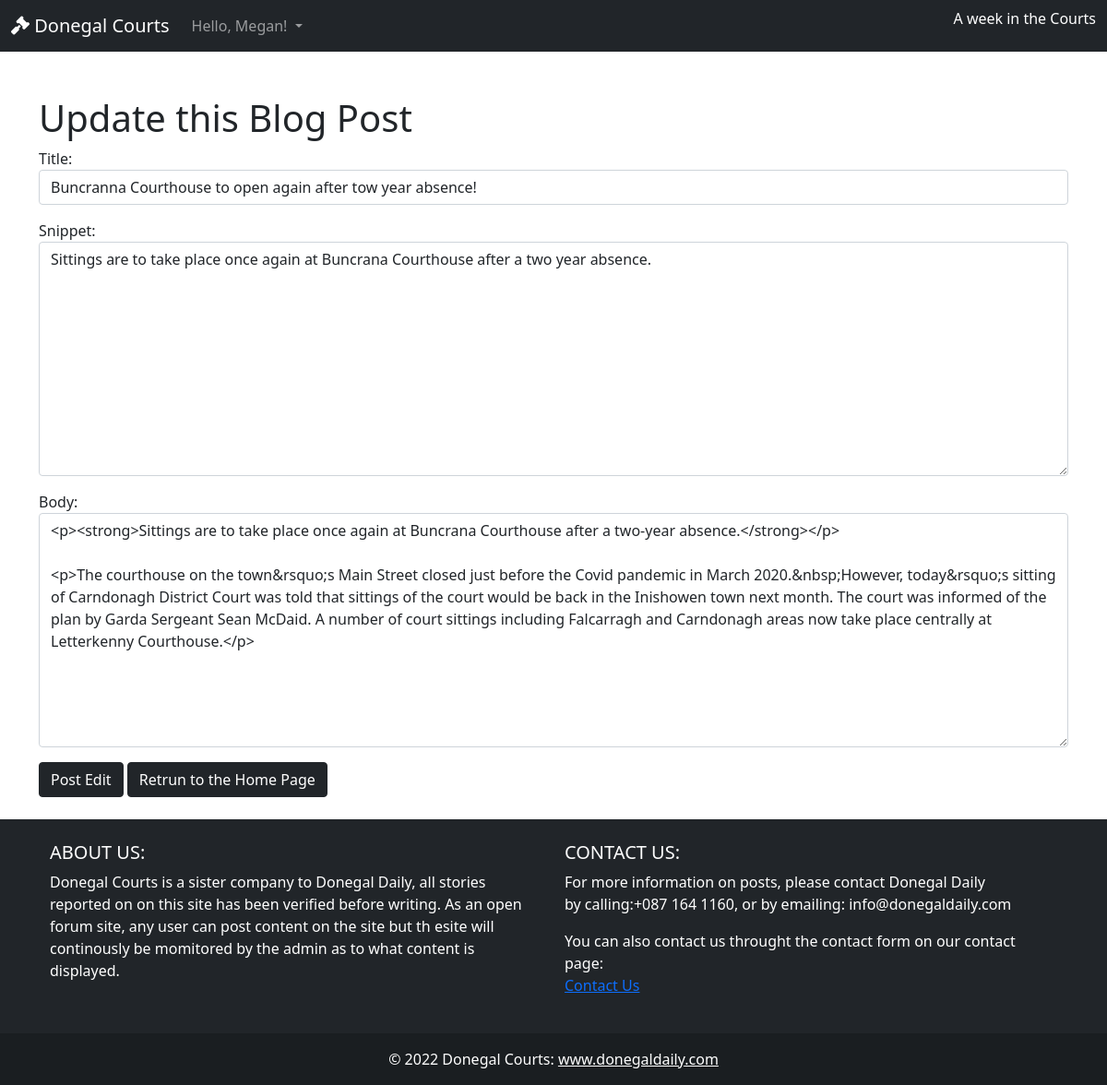
Screenshot of /article/edit/3 (signed in) with the database file from the repository.
### blog/models.py (models this page shows, shortened)
class Post(models.Model):
    title = models.CharField(max_length=255, unique=True)
    title_tag = models.CharField(max_length=200)
    featured_image = CloudinaryField('image', default='placeholder')
    snippet = models.CharField(max_length=255)
    author = models.ForeignKey(User, on_delete=models.CASCADE)
    category = models.CharField(max_length=255, null=True)
    body = models.CharField(max_length=2550, blank=True, null=True)
    post_date = models.DateField(auto_now_add=True)
    likes = models.ManyToManyField(User, related_name='blog_posts')
    class Meta:
        ordering = ['post_date']

### blog/views.py (the view)
# urls.py: path('article/edit/<int:pk>', UpdatePostView.as_view(), name='update-post'),
class UpdatePostView(UpdateView):
    model = Post
    form_class = EditForm
    template_name = 'update_post.html'

### blog/forms.py
class EditForm(forms.ModelForm):
    class Meta:
        model = Post
        fields = ('title', 'snippet', 'body')
        widgets = {
            'title': forms.TextInput(attrs={'class': 'form-control',
                                            'placeholder':
                                            'This is the Title Input'}),
            'snippet': forms.Textarea(attrs={'class': 'form-control'}),
            'body': forms.Textarea(attrs={'class': 'form-control',
                                          'placeholder':
                                          'This is the Body Text Input'})
        }

### templates/update_post.html (shortened to what this page needs)
{% extends 'base.html' %}
{% block content %}
<div class = "container">
    <div class="row">
        {% if user.is_authenticated %}
            {% if user.id == post.author.id %}
                <div class="form-group">
                    <form id="edit-post" method="POST">
                        <br/><br/>
                            <h1>Update this Blog Post</h1>
                                {{ form.as_p }}
                        <button class="btn btn-dark">Post Edit</button>
                            <a class="btn btn-dark" href="{% url 'home' %}" aria-label="home link">Retrun to the Home Page</a>
                       <br/><br/>
                    </form>
                </div>
            {% else %}
            <p> You are not allowed to edit a blog post.</p>
            {% endif %}
        {% else %}
            <p> You are not allowed to edit a blog post.</p>
        {% endif %}
    </div>
</div>
{% endblock %}

### templates/base.html (shortened to what this page needs)
{% load static %}
<!doctype html>
<html lang="en" class="h-100">
  <head>
    <link href="https://cdn.jsdelivr.net/npm/bootstrap@5.1.3/dist/css/bootstrap.min.css" rel="stylesheet"
>
    <link rel="stylesheet" href="{% static 'style.css' %}">
    <link rel="stylesheet" href="path/to/font-awesome/css/font-awesome.min.css">
  </head>
  <body>
      <nav class="navbar navbar-expand-lg navbar-dark bg-dark">
        <div class="container-fluid">
          <a class="navbar-brand" href="{% url 'home' %}"><i class="fa-solid fa-gavel" aria-label="home page"></i> Donegal Courts</a>
          <div class="collapse navbar-collapse" id="navbarSupportedContent">
            <ul class="navbar-nav me-auto mb-2 mb-lg-0">
              {% if user.is_authenticated %}
              <li class="nav-item dropdown">
                <a class="nav-link dropdown-toggle" href="#" id="navbarDropdown" role="button" data-bs-toggle="dropdown" aria-expanded="false" aria-label="Members DropDown">
                  Hello, {{ user.first_name}}!
                </a>
              </li>
            </ul>
              {% endif %}
          </div>
          <ul class="navbar-nav mr-auto">
            </li class="tag-line"><p class="text-white">A week in the Courts</p></li>
          </ul>
        </div>
      </nav>
      <main>
        {% block content %}
        {% endblock content %}
      </main>
    <footer class="bg-dark text-center text-lg-start">
      <div class="container p-4">
        <div class="row">
          <div class="col-lg-6 col-md-12 mb-4 mb-md-0">
            <h5 class="text-uppercase text-white">ABOUT US:</h5>
            <p class="footer-text text-white">
              Donegal Courts is a sister company to Donegal Daily, all stories reported on on this site has been verified before writing. As an open forum site, any user can post content on the site but th esite will continously be momitored by the admin as to what content is displayed.
            </p>
          </div>
          <div class="col-lg-6 col-md-12 mb-4 mb-md-0">
            <h5 class="text-uppercase text-white">Contact Us:</h5>
            <p class="text-white">
              For more information on posts, please contact Donegal Daily <br> by calling:+087 164 1160, or by emailing: info@donegaldaily.com
            </p>
            <p class="text-white"> You can also contact us throught the contact form on our contact page: <br><a href="{% url 'contact' %}" aria-label="contact link"> Contact Us</a>
            </p>
          </div>
        </div>
      </div>
      <div class="text-center p-3 text-white" style="background-color: rgba(0, 0, 0, 0.2);">
        © 2022 Donegal Courts:
        <a class="text-white" href="https://www.donegaldaily.com/" target="_blank" aria-label="website link">www.donegaldaily.com</a>
      </div>
    </footer>
    <link rel="stylesheet" href="https://use.fontawesome.com/releases/v5.7.1/css/all.css">
  </body>
</html>

### static/style.css (style rules this page uses)
body { background-color: white; }
.footer-text { color: white; }

### rows the page displays
Post: title "Buncranna Courthouse to open again after tow year absence!", snippet "Sittings are to take place once again at Buncrana Courthouse after a two year absence.", body "<p><strong>Sittings are to take place once again at Buncrana Courthouse after a two-year absence.</strong></p> <p>The courthouse on the town&rsquo;s Main Street closed just before the Covid pandemic in March 2020.&nbsp;However, today&rsquo;s sitting of Carndonagh District Court was told that sittings of the court would be back in the Inishowen town next month. The court was informed of the plan by Garda Sergeant Sean McDaid. A number of court sittings including Falcarragh and Carndonagh areas now take place centrally at Letterkenny Courthouse.</p>"

### other values shown
{{ user.first_name }} "Megan"
